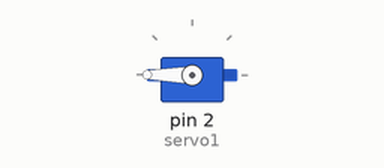
Simulated run of this sketch. Board: Arduino Uno, built with avr-gcc and run on an emulated ATmega328P. Shown: servo.

Above: at 0.05 s.
Timing chart, 0 to 3.0 s (numbered marks = the images above):
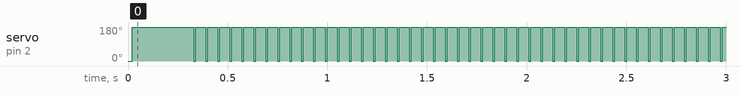

The sketch:

sketch_apr11a.ino
```cpp
#include <Servo.h>

Servo servo1;

int PINSERVO = 2;
int PULSOMIN = 1000;
int PULSOMAX = 2000;

void setup(){
  servo1.attach(2, 1000, 2000)
; }

void loop(){
  servo1.write(0);
  servo1.write(180);
  servo1.write(0);
 ;}
```

Measured:
- by itself, servo on pin 2 (servo1): repeats every 0.06 s: 0° 0.01 s, 180° 0.05 s
